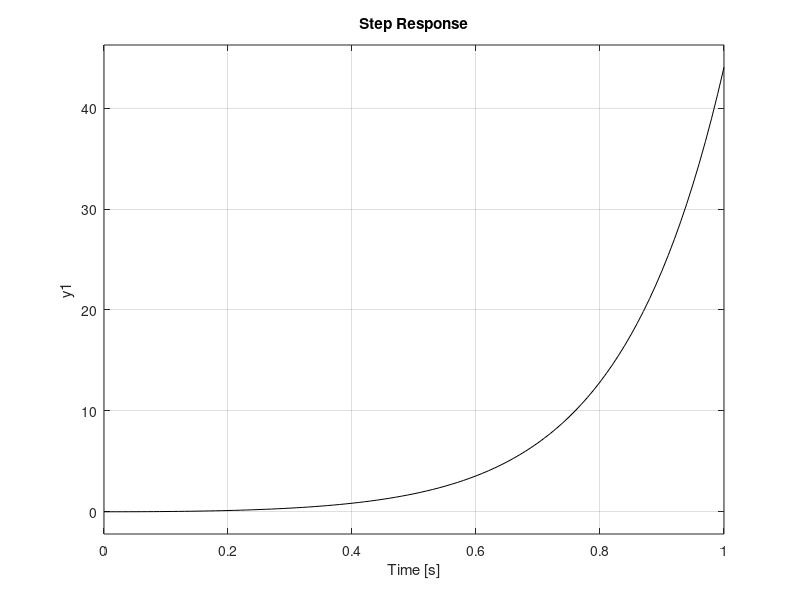
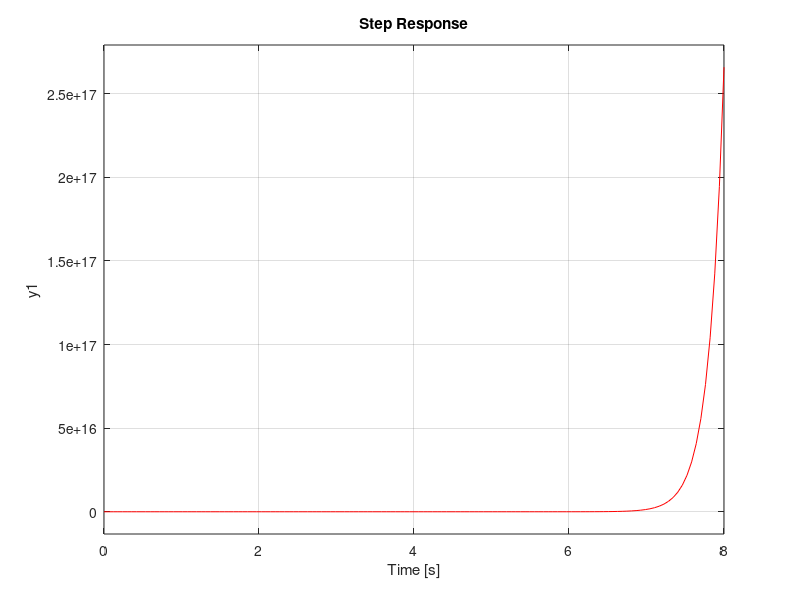
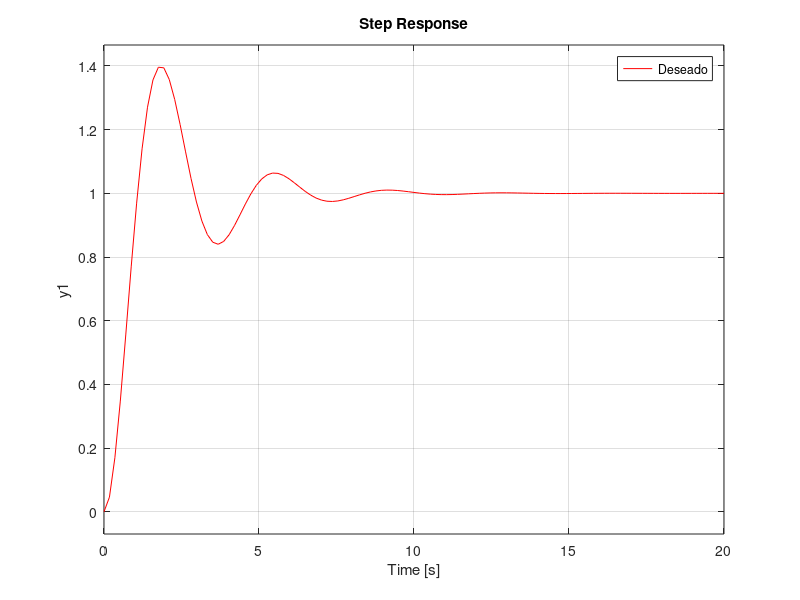
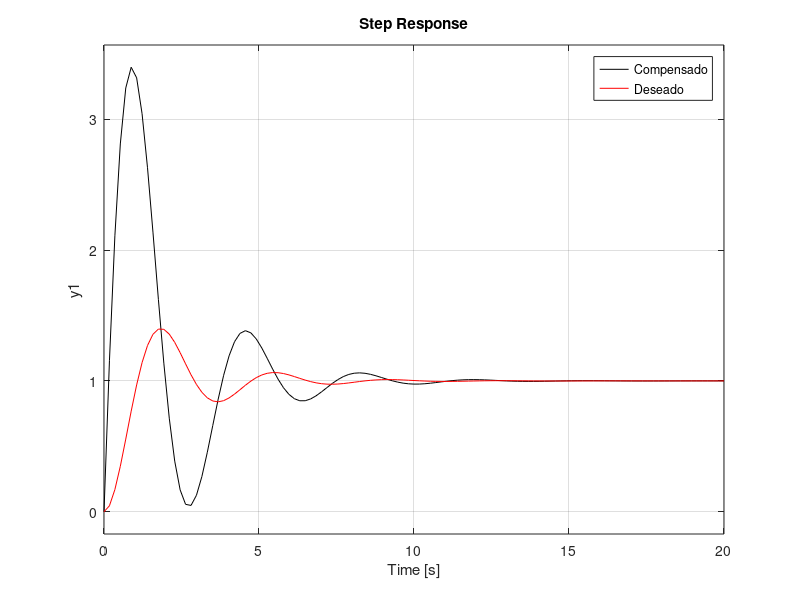

Write MATLAB code to recreate these figures, in order.
clc
close all
clear

%proceso
g=tf(4,[1 -6 0]);
step(g,'k')
g_cl=feedback(g,1);
figure
step(g_cl,'r')
%deseado
Ts=8;
so=0.4;
e=sqrt((log(so))^2/(pi^2+(log(so))^2));
wn=4/(Ts*e);
g_d=tf(wn^2,[1 2*e*wn wn^2]);
figure
step(g_d,'r')
legend('Deseado')
[P Z]=pzmap(g_d)

pol_d=[1 2*e*wn wn^2];
%--------controlador----
Kp=3.189/4;
Td=7/(4*Kp);
gc=tf([Kp*Td Kp],1);


%------------
sis_ol=gc*g;
sis_cl= feedback(sis_ol,1);
figure
step(sis_cl,'k')
hold on
step(g_d,'r')
legend('Compensado','Deseado')

figure
pzmap(sis_cl)

%-----------lugar geometrico---
figure
rlocus(g)
figure
rlocus(sis_ol)


%--------pid------------
pol_a = conv(pol_d,[1 20]);
Kp_=pol_a(3)/4;%25.79;%10.1888/4;%53.189/4;
Td_=(pol_a(2)+6)/(4*Kp);%1.0369;%(8+6)/(4*Kp);%57/(4*Kp);
Ti_=4*Kp/pol_a(4);%0.013006;%4*Kp/(22.3217); %4*Kp/(159.45);
g_c=tf([Kp_*Td_*Ti_ Kp_*Ti_ Kp_],[Ti_ 0]);


%------------
sis_ol=g_c*g;
sis_cl= feedback(sis_ol,1);
figure
step(sis_cl,'k')
hold on
step(g_d,'r')
legend('Compensado PID','Deseado')

figure
pzmap(sis_cl)

%-----------lugar geometrico---
figure
rlocus(g)
figure
rlocus(sis_ol)
